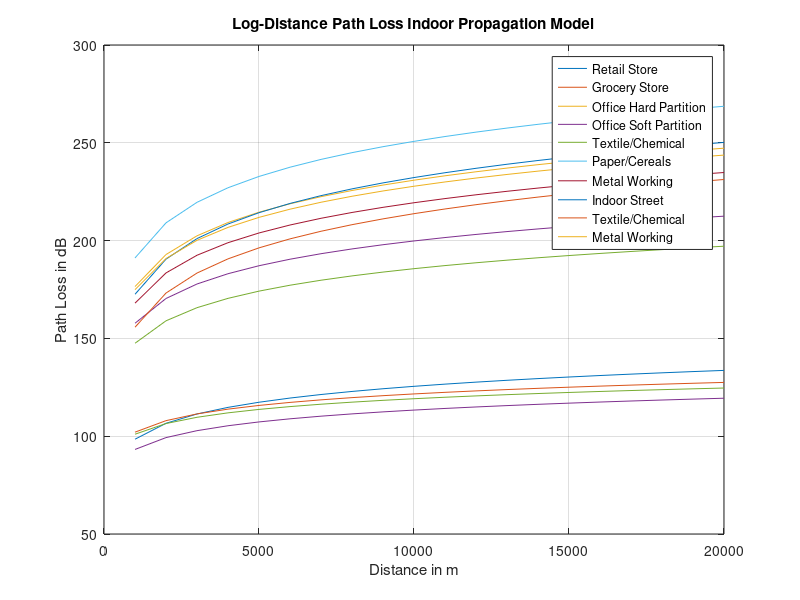

Reproduce this figure in MATLAB.
% Analysis of Log-distance path loss propagation model (w/ & w/o Shadow)
clc
close all;

with_shadowing = input("w/ Shadowing? ");
Fixed_Distance = input("Enter the reference distance: ");
Arbitrary_Distance = 1000 : 1000 : 20000;
% Values must be between 1.6 to 6
Path_Loss_Exponent = rand(1,12)*(6-1.6) + 1.6;
Frequency = randi([900, 4000], 1,12);
Sigma = rand(1,12)*(15-3) + 3;
X = zeros(1,12);

for i = 1:12
    Lambda(i) = 3e8 / (Frequency(i) * 10 ^ 6);
    PL_D0(i) = -10 * log10((Lambda(i) ^ 2) / ((4 * pi * Fixed_Distance) ^ 2));
    if(with_shadowing)
        X(i) = Sigma(i) * randn(size(PL_D0(i)));
    end
end
for i = 1:12
    for j = 1:20
        Path_Loss(i, j) = PL_D0(i) + 10 * Path_Loss_Exponent(i) * log10(Arbitrary_Distance(j) / Fixed_Distance)...
            + X(i);
    end
end

plot(Arbitrary_Distance, Path_Loss);
legend("Retail Store", "Grocery Store", "Office Hard Partition", "Office Soft Partition", "Textile/Chemical",...
    "Paper/Cereals", "Metal Working", "Indoor Street", "Textile/Chemical", "Metal Working");
xlabel("Distance in m");
ylabel("Path Loss in dB");
title("Log-Distance Path Loss Indoor Propagation Model");
grid on;
